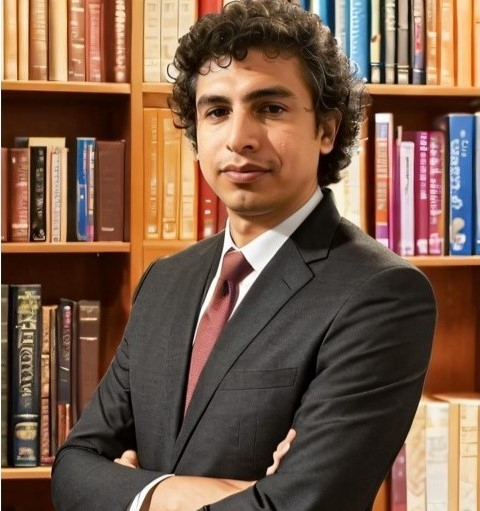
#> input picture assets/images/foto_alexander_sandoval.jpg, 480 x 511 px
$ python -i analysis.py   (imports and definitions only)
#> lines starting #> are read from the running program, lines starting #| are printed output that depends on the picture; after the words box and inside, x2 and y2 are one past the last pixel; in counts of white or black regions, pixels touching at a corner belong together
"""
Automated Pallet & Carton Counting from Images
================================================
A synthetic top-down pallet image (own ground truth, no external photo --
avoids any licensing question) and three classical computer-vision counting
methods, compared honestly against each other and against what is actually
needed to make this reliable enough to run in a real warehouse.

Method
------
1. Naive: Otsu thresholding (Otsu, 1979) + connected-component counting.
   Fast, but undercounts whenever two cartons are pushed flush together --
   they merge into a single blob.
2. Distance-transform watershed (Vincent & Soille, 1991) -- the standard
   fix for touching objects in the literature (used for fruit and produce
   counting: Zeng et al., 2009; Dorj et al., 2017, R^2=0.93 against human
   counts). It works by finding a concave "waist" where two round objects
   touch. Rectangular cartons pushed flush together have no such waist --
   their combined silhouette is geometrically just one bigger rectangle --
   so this textbook fix does NOT recover the correct count here. An honest
   negative result, not a forced one.
3. Edge-aware correction: two adjacent cartons still cast a thin shadow
   crease where their surfaces meet, a real physical cue invisible to a
   pure binary silhouette but present in the original grayscale image.
   Canny edge detection (Canny, 1986) recovers that seam and correctly
   splits the pair.

This mirrors the direction the 2025 literature on this exact problem is
moving in -- inferring 3D structure from a single 2D image specifically
because flat silhouettes lose the cues that matter (Eddahmani et al., 2025)
-- at a fraction of the complexity, using only classical image processing.

Reproduce: `pip install numpy opencv-python-headless matplotlib` then
`python analysis.py`.
"""
import os
import json
import time

import numpy as np
import cv2
import matplotlib
# [1 line not run here, left out]
import matplotlib.pyplot as plt

HERE = os.path.dirname(os.path.abspath(__file__))
FIG_DIR = os.path.join(HERE, "figures")
# [1 line not run here, left out]

NAVY, GOLD, RED, GREEN = "#1a1a2e", "#c8943a", "#a6402f", "#3f7a4a"
plt.rcParams["font.family"] = "sans-serif"
plt.rcParams["axes.facecolor"] = "#faf9f7"
plt.rcParams["figure.facecolor"] = "white"

rng = np.random.default_rng(7)


# =====================================================================
# 1. Synthetic pallet image generator (own ground truth, no real photo)
# =====================================================================

def make_pallet_image(cols=6, rows=5, cell=90, margin=60, touch_pair=True):
    """Top-down view of cartons on a pallet. Returns (image, ground_truth_count,
    box list) -- the count is known exactly because we drew it ourselves."""
#> called with cols = 6, rows = 5, cell = 90, margin = 60, touch_pair = True
    W = margin * 2 + cols * cell
    H = margin * 2 + rows * cell

    # Background: pallet/floor with a mild lighting gradient + texture noise
    yy, xx = np.mgrid[0:H, 0:W]
    background = 195 + 12 * (xx / W) - 6 * (yy / H)
    background += rng.normal(0, 3, size=(H, W))
    img = np.clip(background, 0, 255).astype(np.uint8)

    boxes = []
    gap = 26  # normal gap between cartons

    for r in range(rows):
        for c in range(cols):
            cx = margin + c * cell + cell / 2
            cy = margin + r * cell + cell / 2
            w = cell - gap + rng.normal(0, 1.5)
            h = cell - gap + rng.normal(0, 1.5)
            angle = rng.normal(0, 1.5)  # cartons are never perfectly aligned
            jitter_x = rng.normal(0, 1.5)
            jitter_y = rng.normal(0, 1.5)
            boxes.append({"cx": cx + jitter_x, "cy": cy + jitter_y,
                           "w": w, "h": h, "angle": angle})

    # Force one adjacent pair to physically touch (zero gap) -- the one
    # realistic failure case: two cartons pushed flush against each other.
    if touch_pair:
        i = 2  # a box in the middle of the first row
        j = i + 1
        boxes[j]["cx"] = boxes[i]["cx"] + boxes[i]["w"] / 2 + boxes[j]["w"] / 2 - 1
        boxes[j]["cy"] = boxes[i]["cy"]
        boxes[j]["angle"] = boxes[i]["angle"] = 0.0

    for b in boxes:
        # soft drop shadow first, for a pseudo top-down-photo feel
        shadow_rect = ((b["cx"] + 4, b["cy"] + 4), (b["w"], b["h"]), b["angle"])
        shadow_pts = cv2.boxPoints(shadow_rect).astype(np.int32)
        cv2.fillPoly(img, [shadow_pts], 160)

    for b in boxes:
        shade = int(rng.integers(60, 95))  # cartons are darker than the floor
        rect = ((b["cx"], b["cy"]), (b["w"], b["h"]), b["angle"])
        pts = cv2.boxPoints(rect).astype(np.int32)
        cv2.fillPoly(img, [pts], shade)
        # faint edge highlight so cartons don't look perfectly flat
        cv2.polylines(img, [pts], True, min(shade + 25, 255), 1, cv2.LINE_AA)
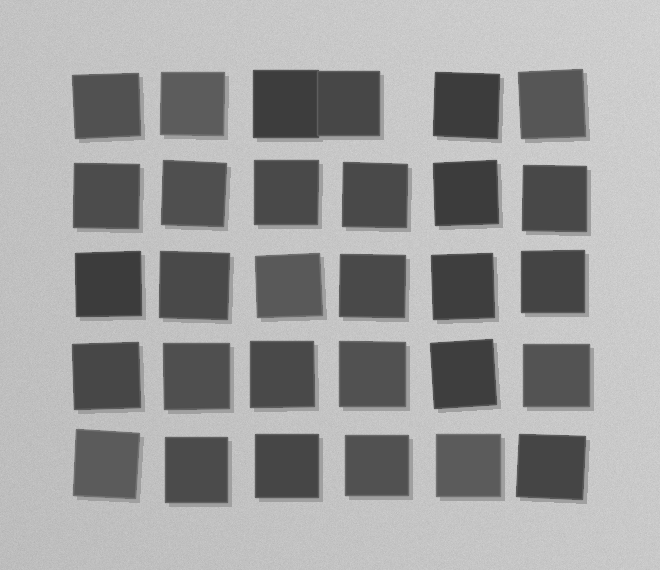
#> img: shape (570, 660); min 60, max 218, mean 154.9

    img = cv2.GaussianBlur(img, (3, 3), 0)

    if touch_pair:
        # Two cartons pushed flush together still cast a thin shadow crease
        # where their surfaces meet -- a real, physical cue a real photo
        # would show, and one a pure silhouette (binary mask) throws away.
        # Drawn crisp, after the blur, so it survives instead of smoothing away.
        seam_x = int(boxes[i]["cx"] + boxes[i]["w"] / 2)
        y0 = int(boxes[i]["cy"] - boxes[i]["h"] / 2) + 3
        y1 = int(boxes[i]["cy"] + boxes[i]["h"] / 2) - 3
        cv2.line(img, (seam_x, y0), (seam_x, y1), 15, 2)

    return img, len(boxes), boxes


# =====================================================================
# 2. Naive counting: Otsu threshold + connected components
# =====================================================================

def count_naive(gray, min_area=400):
    _, binary = cv2.threshold(gray, 0, 255, cv2.THRESH_BINARY_INV + cv2.THRESH_OTSU)
    binary = cv2.morphologyEx(binary, cv2.MORPH_OPEN, np.ones((3, 3), np.uint8))
    n_labels, labels, stats, _ = cv2.connectedComponentsWithStats(binary)
    kept = [i for i in range(1, n_labels) if stats[i, cv2.CC_STAT_AREA] >= min_area]
    return len(kept), labels, kept, binary


# =====================================================================
# 3. Distance-transform watershed: the textbook fix for touching objects
#    (Zeng et al., 2009; Dorj et al., 2017) -- works for round/blob-like
#    objects, which develop a concave "waist" where they touch.
# =====================================================================

def count_watershed(gray, binary, min_area=400):
    dist = cv2.distanceTransform(binary, cv2.DIST_L2, 5)
    _, sure_fg = cv2.threshold(dist, 0.5 * dist.max(), 255, 0)
    sure_fg = sure_fg.astype(np.uint8)

    sure_bg = cv2.dilate(binary, np.ones((3, 3), np.uint8), iterations=2)
    unknown = cv2.subtract(sure_bg, sure_fg)

    n_markers, markers = cv2.connectedComponents(sure_fg)
    markers = markers + 1
    markers[unknown == 255] = 0

    bgr = cv2.cvtColor(gray, cv2.COLOR_GRAY2BGR)
    markers = cv2.watershed(bgr, markers)

    areas = {}
    for label in np.unique(markers):
        if label <= 1:  # 1 = background, -1 = watershed boundary
            continue
        areas[label] = int(np.sum(markers == label))
    kept = [lab for lab, area in areas.items() if area >= min_area]
    return len(kept), markers, kept


# =====================================================================
# 4. Edge-aware correction: rectangular cartons pushed flush together
#    have no waist for a distance transform to exploit -- their combined
#    silhouette is geometrically just one bigger rectangle. What survives
#    is the thin shadow crease at the seam (Canny, 1986), invisible to a
#    pure binary mask but present in the original grayscale intensities.
# =====================================================================

def count_edge_corrected(gray, binary, min_area=400):
    edges = cv2.Canny(gray, 40, 120)
    edges = cv2.dilate(edges, np.ones((3, 3), np.uint8), iterations=1)
    cut = cv2.bitwise_and(binary, cv2.bitwise_not(edges))
    cut = cv2.morphologyEx(cut, cv2.MORPH_OPEN, np.ones((3, 3), np.uint8))
    n_labels, labels, stats, _ = cv2.connectedComponentsWithStats(cut)
    kept = [i for i in range(1, n_labels) if stats[i, cv2.CC_STAT_AREA] >= min_area]
    return len(kept), labels, kept, cut


# =====================================================================
# Run
# =====================================================================

img, ground_truth, boxes = make_pallet_image()
#> ground_truth = 30

t0 = time.perf_counter()
naive_count, naive_labels, naive_kept, binary = count_naive(img)
#> in count_naive, `n_labels, labels, stats, _ = cv2.connectedComponentsWithStats(binary)`:
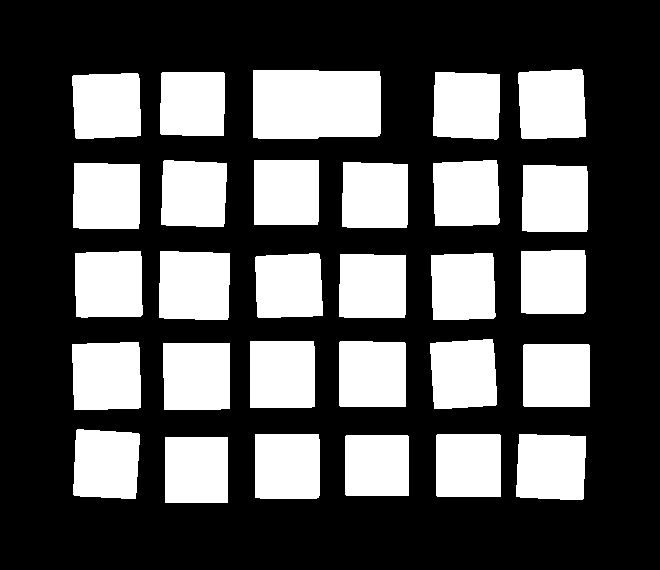
#> binary: shape (570, 660); 34% white; 29 white regions, largest, box (x1, y1, x2, y2) and area: (253, 70, 381, 139) 8630, (159, 251, 230, 320) 4721, (72, 342, 141, 410) 4494
#> naive_count = 29; naive_kept = 29 values from 1 to 29
t_naive = time.perf_counter() - t0

t0 = time.perf_counter()
watershed_count, ws_markers, ws_kept = count_watershed(img, binary)
#> in count_watershed, `unknown = cv2.subtract(sure_bg, sure_fg)`: sure_bg: shape (570, 660); 38.3% white; 29 white regions, largest, box (x1, y1, x2, y2) and area: (251, 68, 383, 141) 9434, (157, 249, 232, 322) 5297, (70, 340, 143, 412) 5058
#> in count_watershed, `n_markers, markers = cv2.connectedComponents(sure_fg)`: sure_fg: shape (570, 660); 8.1% white; 29 white regions, largest, box (x1, y1, x2, y2) and area: (270, 87, 364, 122) 3144, (176, 269, 213, 303) 1199, (89, 359, 124, 393) 1089
#> in count_watershed, `markers = cv2.watershed(bgr, markers)`:
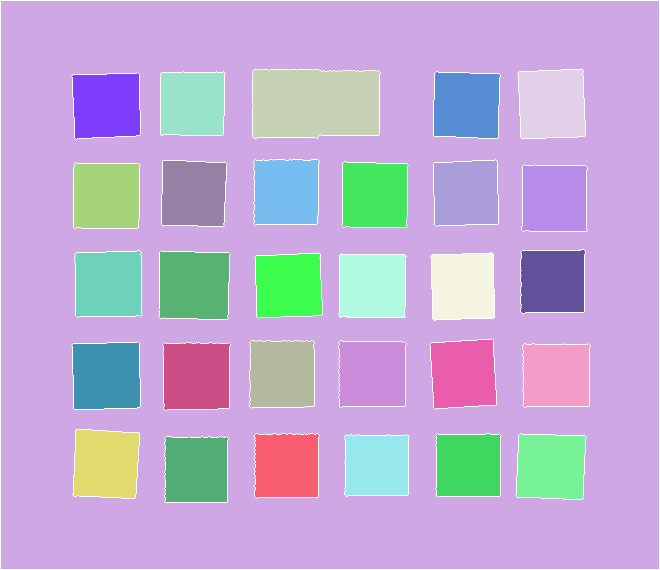
#> markers: shape (570, 660) int32; 31 distinct labels, from -1 to 30; one colour per label, 0 black, -1 white
#> the loop in count_watershed, `for label in np.unique(markers):` made 31 passes
#> label on pass 1: -1
#> after the loop in count_watershed, `for label in np.unique(markers):`: areas = 29 items
#> in count_watershed, `kept = [lab for lab, area in areas.items() if area >= min_area]`: kept = 29 values from 2 to 30
#> watershed_count = 29; ws_kept = 29 values from 2 to 30
t_watershed = time.perf_counter() - t0

t0 = time.perf_counter()
edge_count, edge_labels, edge_kept, edge_mask = count_edge_corrected(img, binary)
#> in count_edge_corrected, `edges = cv2.Canny(gray, 40, 120)`: edges: shape (570, 660); 3.1% white in thin lines or dots, all inside (x1, y1, x2, y2) = (72, 69, 595, 508)
#> in count_edge_corrected, `edges = cv2.dilate(edges, np.ones((3, 3), np.uint8), iterations=1)`: edges: shape (570, 660); 9.9% white; 29 white regions, largest, box (x1, y1, x2, y2) and area: (251, 68, 386, 144) 2150, (157, 249, 236, 326) 1301, (161, 341, 236, 416) 1296
#> in count_edge_corrected, `cut = cv2.bitwise_and(binary, cv2.bitwise_not(edges))`: cut: shape (570, 660); 30.3% white; 30 white regions, largest, box (x1, y1, x2, y2) and area: (161, 253, 229, 318) 4241, (254, 71, 316, 137) 4027, (74, 344, 139, 408) 4018
#> in count_edge_corrected, `cut = cv2.morphologyEx(cut, cv2.MORPH_OPEN, np.ones((3, 3), np.uint8))`: cut: shape (570, 660); 30.2% white; 30 white regions, largest, box (x1, y1, x2, y2) and area: (161, 253, 228, 318) 4240, (254, 71, 316, 136) 4025, (74, 344, 139, 408) 4018
#> in count_edge_corrected, `n_labels, labels, stats, _ = cv2.connectedComponentsWithStats(cut)`:
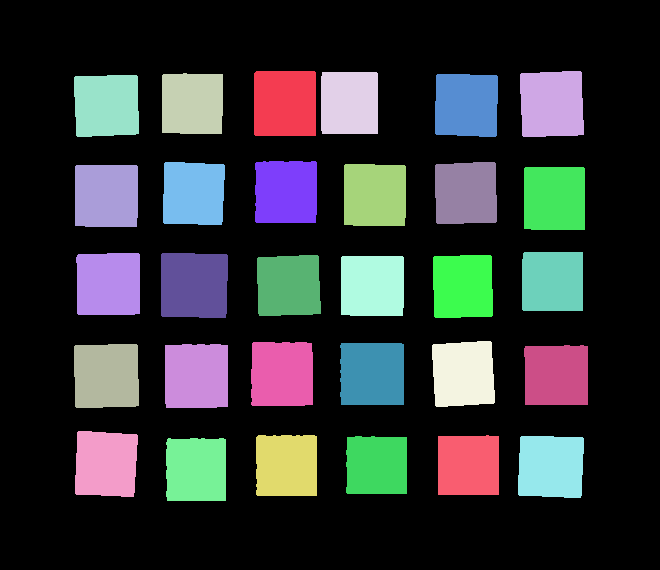
#> labels: shape (570, 660) int32; 31 distinct labels, from 0 to 30; one colour per label, 0 black
#> in count_edge_corrected, `n_labels, labels, stats, _ = cv2.connectedComponentsWithStats(cut)`: n_labels = 31; stats = 31 rows, first 6: [0, 0, 660, 570, 262460], [254, 71, 62, 65, 4025], [520, 71, 64, 66, 3974], [162, 73, 61, 61, 3627], [321, 72, 57, 62, 3526], [74, 75, 65, 62, 3823]
#> in count_edge_corrected, `kept = [i for i in range(1, n_labels) if stats[i, cv2.CC_STAT_AREA] >=..`: kept = 30 values from 1 to 30
#> edge_count = 30; edge_kept = 30 values from 1 to 30
t_edge = time.perf_counter() - t0


def err(n):
    return abs(ground_truth - n), 100 * abs(ground_truth - n) / ground_truth


# [11 lines not run here, left out]

# =====================================================================
# A standalone, recognizable "photo" of the pallet (duotone kraft-cardboard
# tint applied to the grayscale render) -- the technical figures below are
# for the analysis; this one is so the thumbnail actually reads as cartons
# on a pallet at a glance, not an abstract grid of gray rectangles.
# =====================================================================

def duotone(gray, dark=(58, 40, 26), light=(224, 202, 168)):
    t = gray.astype(np.float32) / 255.0
    out = np.zeros((*gray.shape, 3), dtype=np.uint8)
    for c in range(3):
        out[..., c] = np.clip(dark[c] + t * (light[c] - dark[c]), 0, 255).astype(np.uint8)
    return out


photo = duotone(img)
#> after the loop in duotone, `for c in range(3):`:
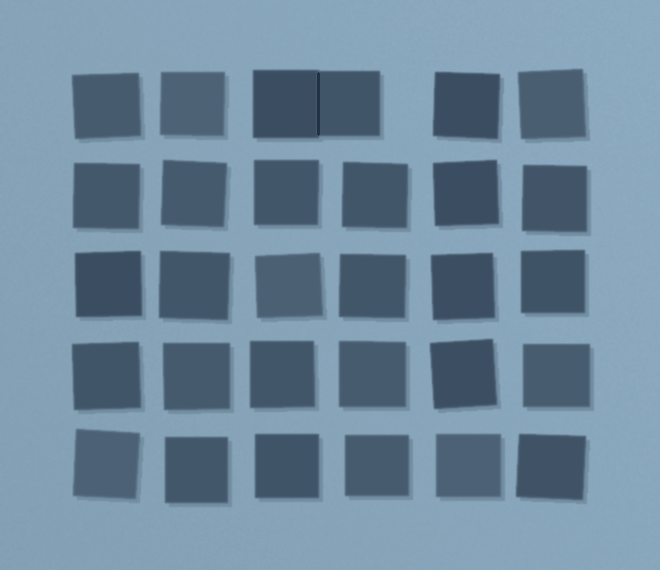
#> out: shape (570, 660, 3); mean of channels 0, 1, 2 158.3, 137.9, 111.7; drawn as B, G, R
# [1 line not run here, left out]

# =====================================================================
# Figures
# =====================================================================


def colorize_labels(label_img, kept_ids, seed=3):
    rng2 = np.random.default_rng(seed)
    out = np.zeros((*label_img.shape, 3), dtype=np.uint8)
    for lab in kept_ids:
        color = rng2.integers(60, 255, size=3)
        out[label_img == lab] = color
    return out


fig, axes = plt.subplots(1, 3, figsize=(15, 5.2))
# [12 lines not run here, left out]

fig, axes = plt.subplots(1, 3, figsize=(15.5, 5.2))
# [12 lines not run here, left out]

fig, ax = plt.subplots(figsize=(7.5, 5))
labels_bar = ["Ground\ntruth", "Naive\n(Otsu + CC)", "Distance-transform\nwatershed", "Edge-aware\ncorrection"]
vals = [ground_truth, naive_count, watershed_count, edge_count]
#> vals = [30, 29, 29, 30]
colors = [NAVY, RED, RED, GOLD]
bars = ax.bar(labels_bar, vals, color=colors)
# [9 lines not run here, left out]

# Zoomed inset on the touching pair, to make the failure mode legible
zoom_box = boxes[2]
zx, zy = int(zoom_box["cx"]), int(zoom_box["cy"])
#> zx = 285; zy = 103
pad = 90
y0, y1 = max(0, zy - pad), zy + pad
#> y0 = 13; y1 = 193
x0, x1 = max(0, zx - pad), zx + pad + int(boxes[3]["w"])
#> x0 = 195; x1 = 436
fig, axes = plt.subplots(1, 3, figsize=(13.5, 4.5))
# [12 lines not run here, left out]

summary = {
    "ground_truth": ground_truth,
    "naive_count": naive_count,
    "naive_error_cartons": abs(ground_truth - naive_count),
    "naive_error_pct": 100 * abs(ground_truth - naive_count) / ground_truth,
    "naive_time_ms": t_naive * 1000,
    "watershed_count": watershed_count,
    "watershed_error_cartons": abs(ground_truth - watershed_count),
    "watershed_error_pct": 100 * abs(ground_truth - watershed_count) / ground_truth,
    "watershed_time_ms": t_watershed * 1000,
    "edge_count": edge_count,
    "edge_error_cartons": abs(ground_truth - edge_count),
    "edge_error_pct": 100 * abs(ground_truth - edge_count) / ground_truth,
    "edge_time_ms": t_edge * 1000,
}
# [4 lines not run here, left out]

>>> import cv2
>>> picture = cv2.imread('../../assets/images/foto_alexander_sandoval.jpg', cv2.IMREAD_GRAYSCALE)
#> picture: shape (511, 480); min 0, max 255, mean 98
>>> result = count_naive(picture)
#> call 2 of count_naive, with min_area = 400
#> in count_naive (call 2), `_, binary = cv2.threshold(gray, 0, 255, cv2.THRESH_BINARY_INV + cv2.TH..`: binary: shape (511, 480); 66% white; 154 black regions (105 under 20 px), largest, box (x1, y1, x2, y2) and area: (0, 0, 333, 511) 43935, (334, 0, 480, 95) 10076, (326, 113, 480, 273) 8996
#> in count_naive (call 2), `binary = cv2.morphologyEx(binary, cv2.MORPH_OPEN, np.ones((3, 3), np.u..`: binary: shape (511, 480); 64.8% white; 75 black regions (43 under 20 px), largest, box (x1, y1, x2, y2) and area: (0, 0, 333, 511) 46169, (334, 0, 480, 95) 11069, (326, 113, 480, 273) 9305
#> in count_naive (call 2), `n_labels, labels, stats, _ = cv2.connectedComponentsWithStats(binary)`:
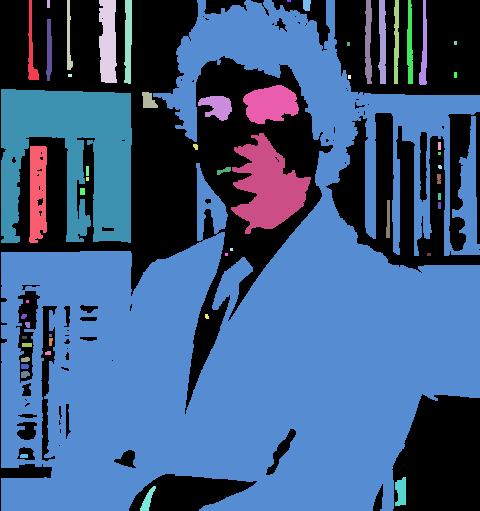
#> labels: shape (511, 480) int32; 56 distinct labels, from 0 to 55; one colour per label, 0 black
#> in count_naive (call 2), `n_labels, labels, stats, _ = cv2.connectedComponentsWithStats(binary)`: n_labels = 56; stats = 56 rows, first 6: [0, 0, 480, 511, 86368], [28, 0, 11, 80, 359], [47, 0, 3, 8, 24], [67, 0, 6, 70, 242], [99, 0, 18, 83, 1278], [124, 0, 8, 84, 543]
#> in count_naive (call 2), `kept = [i for i in range(1, n_labels) if stats[i, cv2.CC_STAT_AREA] >=..`: kept = [4, 5, 6, 9, 10, 20, 21, 23, 24, 27]
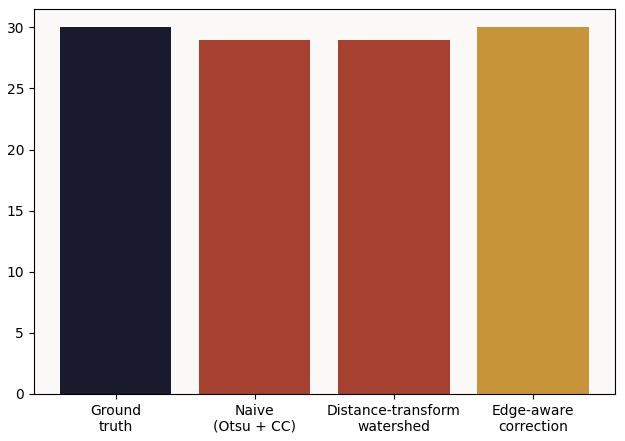
#> figure drawn by matplotlib, 1 panel
